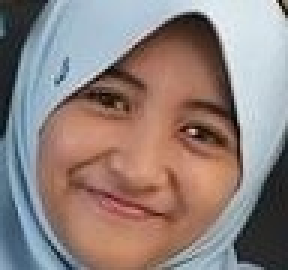
#> input picture arafah1.jpg, 96 x 90 px (shown 3 times larger)
$ python pca_1.py arafah1.jpg 3
#> lines starting #> are read from the running program, lines starting #| are printed output that depends on the picture
"""
pca_1.py — Kompresi Gambar Menggunakan PCA
Menggunakan PCA untuk mereduksi dimensi gambar grayscale,
kemudian merekonstruksi gambar dari komponen utama yang lebih sedikit.
"""

import cv2
import numpy as np
from sklearn.decomposition import PCA
import os


# ==========================================
# 1. LOAD DAN PREPROCESS GAMBAR
# ==========================================
def load_image_grayscale(image_input):
    """
    Membaca gambar dan mengubah ke grayscale.

    Args:
        image_input: path file (str) atau numpy array BGR/grayscale

    Returns:
        img_gray (np.ndarray): gambar grayscale uint8
    """
#> called with image_input = 'arafah1.jpg'
    if isinstance(image_input, str):
        img = cv2.imread(image_input)
#> img is the input picture: shape (90, 96, 3); mean B, G, R 125.9, 129.6, 144.6
        if img is None:
            raise ValueError(f"Gambar tidak ditemukan: {image_input}")
    elif isinstance(image_input, np.ndarray):
        img = image_input
        if img.size == 0:
            raise ValueError("Array gambar kosong.")
    else:
        raise ValueError("Input harus berupa path file (str) atau numpy array.")

    if len(img.shape) == 3:
        gray = cv2.cvtColor(img, cv2.COLOR_BGR2GRAY)
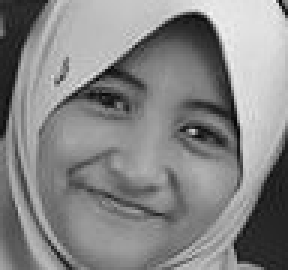
#> gray: shape (90, 96) (shown 3 times larger); min 5, max 243, mean 133.7
    else:
        gray = img

    return gray


# ==========================================
# 2. KOMPRESI GAMBAR DENGAN PCA
# ==========================================
def compress_image_pca(image_input, n_components=50):
    """
    Mengompresi gambar menggunakan PCA.

    Cara kerja:
      - Gambar grayscale (H x W) diperlakukan sebagai matriks H baris,
        setiap baris adalah vektor intensitas piksel 1 x W.
      - PCA dilakukan pada baris-baris tersebut untuk mendapat
        representasi dalam ruang berdimensi lebih rendah.
      - Rekonstruksi dilakukan dengan inverse_transform.

    Args:
        image_input: path file (str) atau numpy array
        n_components (int): jumlah komponen PCA (makin kecil = makin terkompresi)

    Returns:
        dict berisi:
            'original'       : gambar asli grayscale (np.ndarray uint8)
            'reconstructed'  : gambar rekonstruksi (np.ndarray uint8)
            'n_components'   : komponen PCA yang digunakan
            'max_components' : komponen maksimal yang tersedia
            'compression_ratio': rasio kompresi (%)
            'psnr'           : Peak Signal-to-Noise Ratio (kualitas rekonstruksi)
            'explained_var'  : total varians yang dijelaskan (%)
            'pca'            : objek PCA yang sudah dilatih
    """
    # Load gambar
    gray = load_image_grayscale(image_input)
    H, W = gray.shape
#> H = 90; W = 96

    # Konversi ke float64 untuk PCA
    img_float = gray.astype(np.float64)

    # Batasi n_components sesuai dimensi gambar
    max_components = min(H, W)
#> max_components = 90
    n_components = min(n_components, max_components)
#> n_components = 3

    # Latih PCA pada baris-baris gambar
    pca = PCA(n_components=n_components, svd_solver='full')
    transformed = pca.fit_transform(img_float)   # shape: (H, n_components)
#> transformed = 90 rows, first 8: [120.7, 445.4, 466.8], [137.9, 439, 461.7], [148.2, 431, 465.9], [175, 427.1, 431.7], [259.3, 429.6, 278.8], [353.3, 415.5, 94.99], [391, 402.5, -8.05], [398.9, 392, -69]

    # Rekonstruksi gambar dari komponen terbatas
    reconstructed_float = pca.inverse_transform(transformed)  # shape: (H, W)
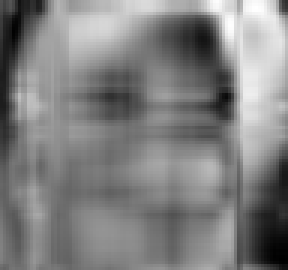
#> reconstructed_float: shape (90, 96) float64 (shown 3 times larger); min 8.84, max 256, mean 133.7; drawn with min black and max white

    # Clip dan konversi kembali ke uint8
    reconstructed = np.clip(reconstructed_float, 0, 255).astype(np.uint8)

    # Hitung rasio kompresi
    # Ukuran asli: H * W piksel
    # Ukuran terkompresi: H * n_components (skor) + n_components * W (komponen) + n_components (mean)
    original_size = H * W
#> original_size = 8640
    compressed_size = (H * n_components) + (n_components * W) + n_components
#> compressed_size = 561
    compression_ratio = (1 - compressed_size / original_size) * 100
#> compression_ratio = 93.51

    # Hitung PSNR (Peak Signal-to-Noise Ratio)
    psnr = calculate_psnr(gray, reconstructed)

    # Total varians yang dijelaskan
    explained_var = float(np.sum(pca.explained_variance_ratio_)) * 100

    return {
        'original': gray,
        'reconstructed': reconstructed,
        'n_components': n_components,
        'max_components': max_components,
        'compression_ratio': compression_ratio,
        'psnr': psnr,
        'explained_var': explained_var,
        'pca': pca,
        'image_shape': (H, W),
    }


# ==========================================
# 3. REKONSTRUKSI DENGAN KOMPONEN BERBEDA
# ==========================================
# [50 lines left out: function reconstruct_with_k_components, not called in this run]


# ==========================================
# 4. METRIK KUALITAS
# ==========================================
def calculate_psnr(original, reconstructed):
    """
    Menghitung Peak Signal-to-Noise Ratio (PSNR) dalam dB.
    Semakin tinggi PSNR, semakin baik kualitas rekonstruksi.
    - > 40 dB  : kualitas sangat baik
    - 30–40 dB : kualitas baik
    - < 30 dB  : kualitas cukup / terlihat perbedaan
    """
    orig = original.astype(np.float64)
    recon = reconstructed.astype(np.float64)
    mse = np.mean((orig - recon) ** 2)
#> mse = 737.2
    if mse == 0:
        return float('inf')
    max_pixel = 255.0
    psnr = 20 * np.log10(max_pixel / np.sqrt(mse))
#> psnr = 19.45
    return round(float(psnr), 2)


# [21 lines left out: function calculate_ssim, not called in this run]


# ==========================================
# 5. ALUR EKSEKUSI UTAMA (CLI)
# ==========================================
if __name__ == "__main__":
    import sys

    print("=" * 50)
    print("  KOMPRESI GAMBAR DENGAN PCA")
    print("=" * 50)

    if len(sys.argv) < 2:
        print("\nUsage: python pca_1.py <gambar> [n_components]")
        print("Contoh: python pca_1.py foto.jpg 50\n")
        sys.exit(0)

    image_path = sys.argv[1]
    n_comp = int(sys.argv[2]) if len(sys.argv) >= 3 else 50

    print(f"\nGambar       : {image_path}")
    print(f"N Components : {n_comp}")

    result = compress_image_pca(image_path, n_components=n_comp)
#> result = 9 items

    print(f"\nUkuran Gambar      : {result['image_shape'][1]} x {result['image_shape'][0]} px")
#| Ukuran Gambar      : 96 x 90 px
    print(f"Komponen Digunakan : {result['n_components']} / {result['max_components']}")
#| Komponen Digunakan : 3 / 90
    print(f"Varians Dijelaskan : {result['explained_var']:.2f}%")
#| Varians Dijelaskan : 70.20%
    print(f"Rasio Kompresi     : {result['compression_ratio']:.2f}%")
#| Rasio Kompresi     : 93.51%
    print(f"PSNR               : {result['psnr']} dB")
#| PSNR               : 19.45 dB

    # Simpan gambar rekonstruksi
    out_path = f"reconstructed_{n_comp}comp_{os.path.basename(image_path)}"
    cv2.imwrite(out_path, result['reconstructed'])
    print(f"\nHasil rekonstruksi disimpan ke: {out_path}")
    print("=" * 50)

$ run again, on arya1.jpg
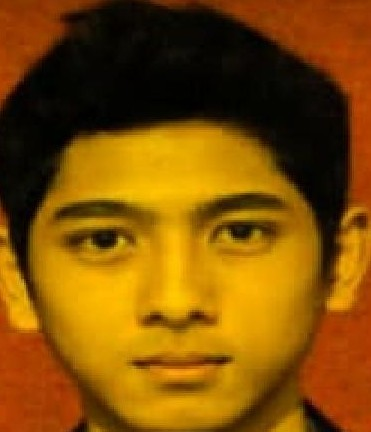
#> input picture arya1.jpg, 371 x 432 px
#> in load_image_grayscale, img is the input picture: shape (432, 371, 3); mean B, G, R 3.3, 78.9, 128.9
#> in load_image_grayscale, `gray = cv2.cvtColor(img, cv2.COLOR_BGR2GRAY)`:
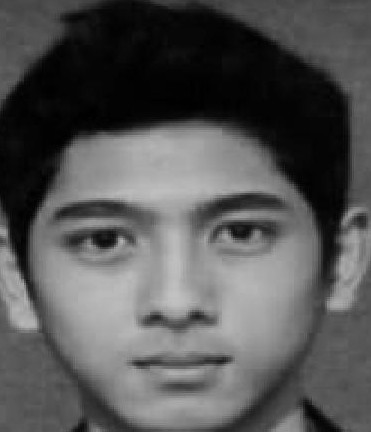
#> gray: shape (432, 371); min 0, max 194, mean 85.2
#> transformed = 432 rows, first 8: [-572.6, 273.4, 14.99], [-603.7, 291.2, 8.64], [-619.7, 308.8, 7.37], [-659.2, 334, 7.16], [-704.9, 368.2, 21.7], [-711, 377.6, 19.37], [-761.5, 413.4, 36.45], [-758.9, 419.1, 36.04]
#> in compress_image_pca, `reconstructed = np.clip(reconstructed_float, 0, 255).astype(np.uint8)`:
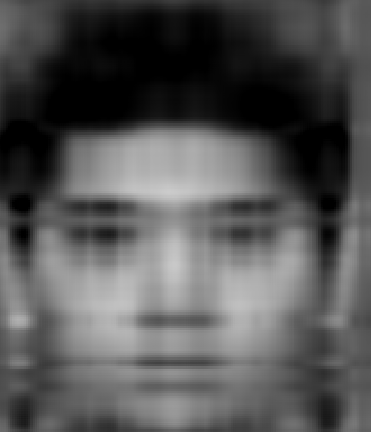
#> reconstructed: shape (432, 371); min 0, max 203, mean 85
#> mse = 317.5
#> in calculate_psnr, `psnr = 20 * np.log10(max_pixel / np.sqrt(mse))`: psnr = 23.11
#> result = 9 items
#| Ukuran Gambar      : 371 x 432 px
#| Komponen Digunakan : 3 / 371
#| Varians Dijelaskan : 89.89%
#| Rasio Kompresi     : 98.50%
#| PSNR               : 23.11 dB

$ run again, on arya2.jpg
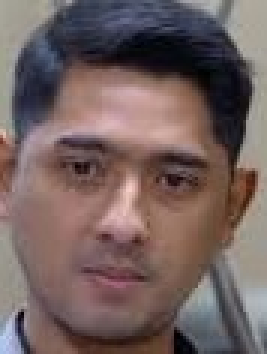
#> input picture arya2.jpg, 89 x 118 px (shown 3 times larger)
#> in load_image_grayscale, img is the input picture: shape (118, 89, 3); mean B, G, R 95.4, 97.2, 115.3
#> in load_image_grayscale, `gray = cv2.cvtColor(img, cv2.COLOR_BGR2GRAY)`:
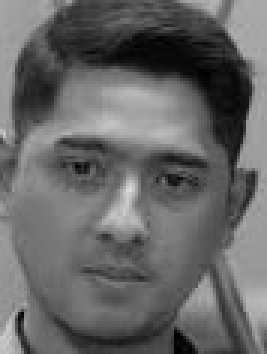
#> gray: shape (118, 89) (shown 3 times larger); min 0, max 218, mean 102.4
#> transformed = 118 rows, first 8: [-66.88, 381.5, -26.88], [-160.9, 336.6, -10.7], [-197.6, 323.7, 16.95], [-160.1, 288.6, 35.17], [-215, 239.2, 42.24], [-221.5, 210.3, 18.7], [-214.2, 148.7, 36.1], [-206.3, 136.2, 27.25]
#> in compress_image_pca, `reconstructed = np.clip(reconstructed_float, 0, 255).astype(np.uint8)`:
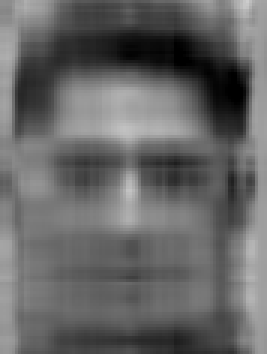
#> reconstructed: shape (118, 89) (shown 3 times larger); min 0, max 204, mean 101.9
#> mse = 324.5
#> in calculate_psnr, `psnr = 20 * np.log10(max_pixel / np.sqrt(mse))`: psnr = 23.02
#> result = 9 items
#| Ukuran Gambar      : 89 x 118 px
#| Komponen Digunakan : 3 / 89
#| Varians Dijelaskan : 78.98%
#| Rasio Kompresi     : 94.06%
#| PSNR               : 23.02 dB

$ run again, on dinda1.jpg
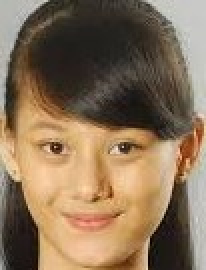
#> input picture dinda1.jpg, 103 x 135 px (shown 2 times larger)
#> in load_image_grayscale, img is the input picture: shape (135, 103, 3); mean B, G, R 87.4, 112.9, 136
#> in load_image_grayscale, `gray = cv2.cvtColor(img, cv2.COLOR_BGR2GRAY)`:
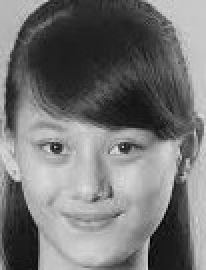
#> gray: shape (135, 103) (shown 2 times larger); min 3, max 233, mean 116.9
#> transformed = 135 rows, first 8: [-341.8, 531.2, -48.28], [-407.9, 524.4, -46.95], [-440.3, 509.3, -24.56], [-475.7, 476.6, -25.92], [-495.3, 445.3, -28.78], [-498.3, 410.2, -30.35], [-501.6, 350.5, -45.53], [-506.6, 302, -63.37]
#> in compress_image_pca, `reconstructed = np.clip(reconstructed_float, 0, 255).astype(np.uint8)`:
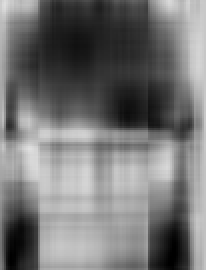
#> reconstructed: shape (135, 103) (shown 2 times larger); min 0, max 224, mean 116.4
#> mse = 519.2
#> in calculate_psnr, `psnr = 20 * np.log10(max_pixel / np.sqrt(mse))`: psnr = 20.98
#> result = 9 items
#| Ukuran Gambar      : 103 x 135 px
#| Komponen Digunakan : 3 / 103
#| Varians Dijelaskan : 86.03%
#| Rasio Kompresi     : 94.84%
#| PSNR               : 20.98 dB
